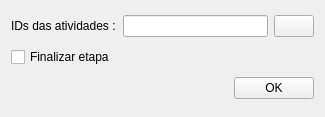
<?xml version="1.0" encoding="UTF-8"?>
<ui version="4.0">
 <class>Form</class>
 <widget class="QWidget" name="Form">
  <property name="geometry">
   <rect>
    <x>0</x>
    <y>0</y>
    <width>325</width>
    <height>117</height>
   </rect>
  </property>
  <property name="windowTitle">
   <string>Form</string>
  </property>
  <layout class="QGridLayout" name="gridLayout">
   <item row="0" column="0">
    <widget class="QLabel" name="label">
     <property name="text">
      <string>IDs das atividades :</string>
     </property>
    </widget>
   </item>
   <item row="0" column="1" colspan="2">
    <layout class="QHBoxLayout" name="horizontalLayout">
     <item>
      <widget class="QLineEdit" name="activity_id_le"/>
     </item>
     <item>
      <widget class="QPushButton" name="extract_field_btn">
       <property name="text">
        <string/>
       </property>
      </widget>
     </item>
    </layout>
   </item>
   <item row="1" column="0" colspan="2">
    <widget class="QCheckBox" name="finish_flag_ckb">
     <property name="text">
      <string>Finalizar etapa</string>
     </property>
    </widget>
   </item>
   <item row="2" column="0" colspan="2">
    <spacer name="horizontalSpacer">
     <property name="orientation">
      <enum>Qt::Horizontal</enum>
     </property>
     <property name="sizeHint" stdset="0">
      <size>
       <width>219</width>
       <height>20</height>
      </size>
     </property>
    </spacer>
   </item>
   <item row="2" column="2">
    <widget class="QPushButton" name="ok_btn">
     <property name="text">
      <string>OK</string>
     </property>
    </widget>
   </item>
  </layout>
 </widget>
 <resources/>
 <connections/>
</ui>
